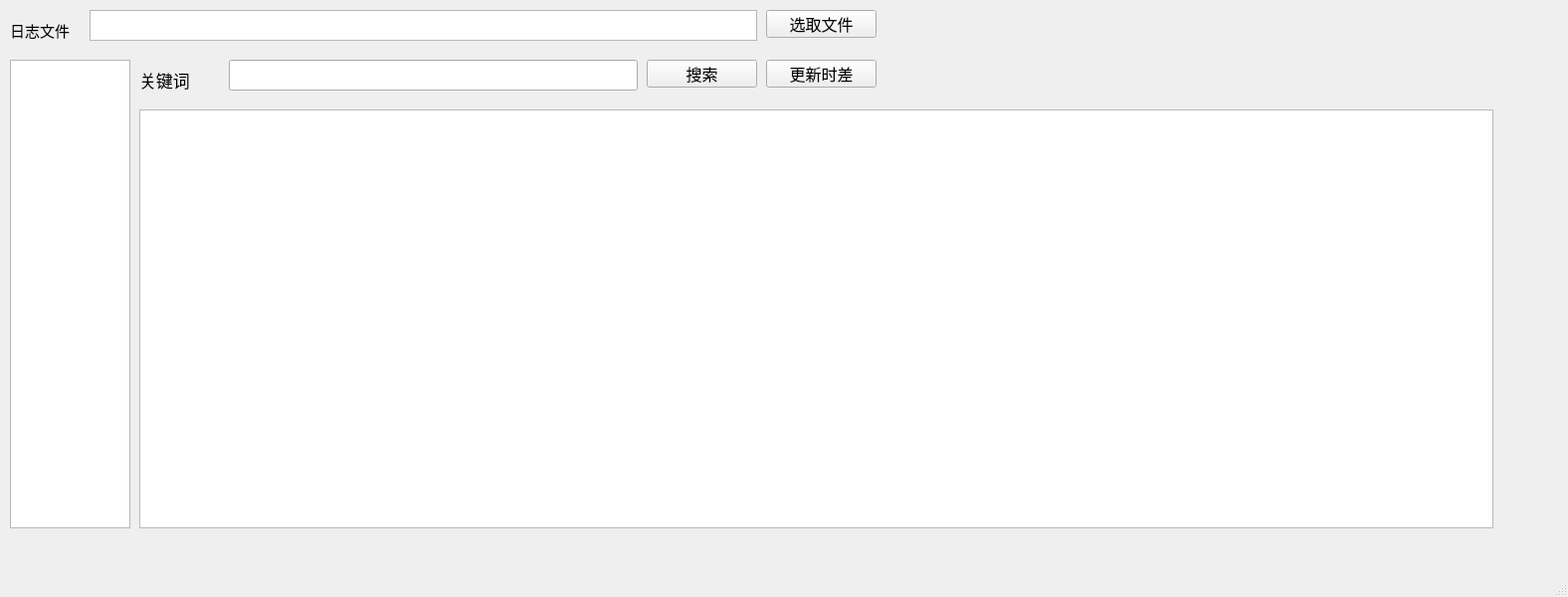
<?xml version="1.0" encoding="UTF-8"?>
<ui version="4.0">
 <class>MainWindow</class>
 <widget class="QMainWindow" name="MainWindow">
  <property name="geometry">
   <rect>
    <x>0</x>
    <y>0</y>
    <width>1576</width>
    <height>600</height>
   </rect>
  </property>
  <property name="font">
   <font>
    <pointsize>12</pointsize>
   </font>
  </property>
  <property name="windowTitle">
   <string>MainWindow</string>
  </property>
  <widget class="QWidget" name="centralwidget">
   <widget class="QPushButton" name="pushButton">
    <property name="geometry">
     <rect>
      <x>650</x>
      <y>60</y>
      <width>111</width>
      <height>28</height>
     </rect>
    </property>
    <property name="text">
     <string>搜索</string>
    </property>
   </widget>
   <widget class="QTreeView" name="treeView">
    <property name="geometry">
     <rect>
      <x>10</x>
      <y>60</y>
      <width>121</width>
      <height>471</height>
     </rect>
    </property>
   </widget>
   <widget class="QTableWidget" name="tableWidget">
    <property name="geometry">
     <rect>
      <x>140</x>
      <y>110</y>
      <width>1361</width>
      <height>421</height>
     </rect>
    </property>
   </widget>
   <widget class="QLabel" name="label">
    <property name="geometry">
     <rect>
      <x>140</x>
      <y>70</y>
      <width>81</width>
      <height>21</height>
     </rect>
    </property>
    <property name="font">
     <font>
      <pointsize>13</pointsize>
     </font>
    </property>
    <property name="text">
     <string>关键词</string>
    </property>
   </widget>
   <widget class="QLineEdit" name="lineEdit">
    <property name="geometry">
     <rect>
      <x>230</x>
      <y>60</y>
      <width>411</width>
      <height>31</height>
     </rect>
    </property>
   </widget>
   <widget class="QTextBrowser" name="textBrowser">
    <property name="geometry">
     <rect>
      <x>90</x>
      <y>10</y>
      <width>671</width>
      <height>31</height>
     </rect>
    </property>
   </widget>
   <widget class="QPushButton" name="pushButton_2">
    <property name="geometry">
     <rect>
      <x>770</x>
      <y>10</y>
      <width>111</width>
      <height>28</height>
     </rect>
    </property>
    <property name="text">
     <string>选取文件</string>
    </property>
   </widget>
   <widget class="QLabel" name="label_2">
    <property name="geometry">
     <rect>
      <x>10</x>
      <y>20</y>
      <width>71</width>
      <height>21</height>
     </rect>
    </property>
    <property name="font">
     <font>
      <pointsize>11</pointsize>
     </font>
    </property>
    <property name="text">
     <string>日志文件</string>
    </property>
   </widget>
   <widget class="QPushButton" name="pushButton_3">
    <property name="geometry">
     <rect>
      <x>770</x>
      <y>60</y>
      <width>111</width>
      <height>28</height>
     </rect>
    </property>
    <property name="text">
     <string>更新时差</string>
    </property>
   </widget>
  </widget>
  <widget class="QMenuBar" name="Log">
   <property name="geometry">
    <rect>
     <x>0</x>
     <y>0</y>
     <width>1576</width>
     <height>26</height>
    </rect>
   </property>
   <property name="nativeMenuBar">
    <bool>false</bool>
   </property>
  </widget>
  <widget class="QStatusBar" name="statusbar"/>
 </widget>
 <resources/>
 <connections/>
</ui>
